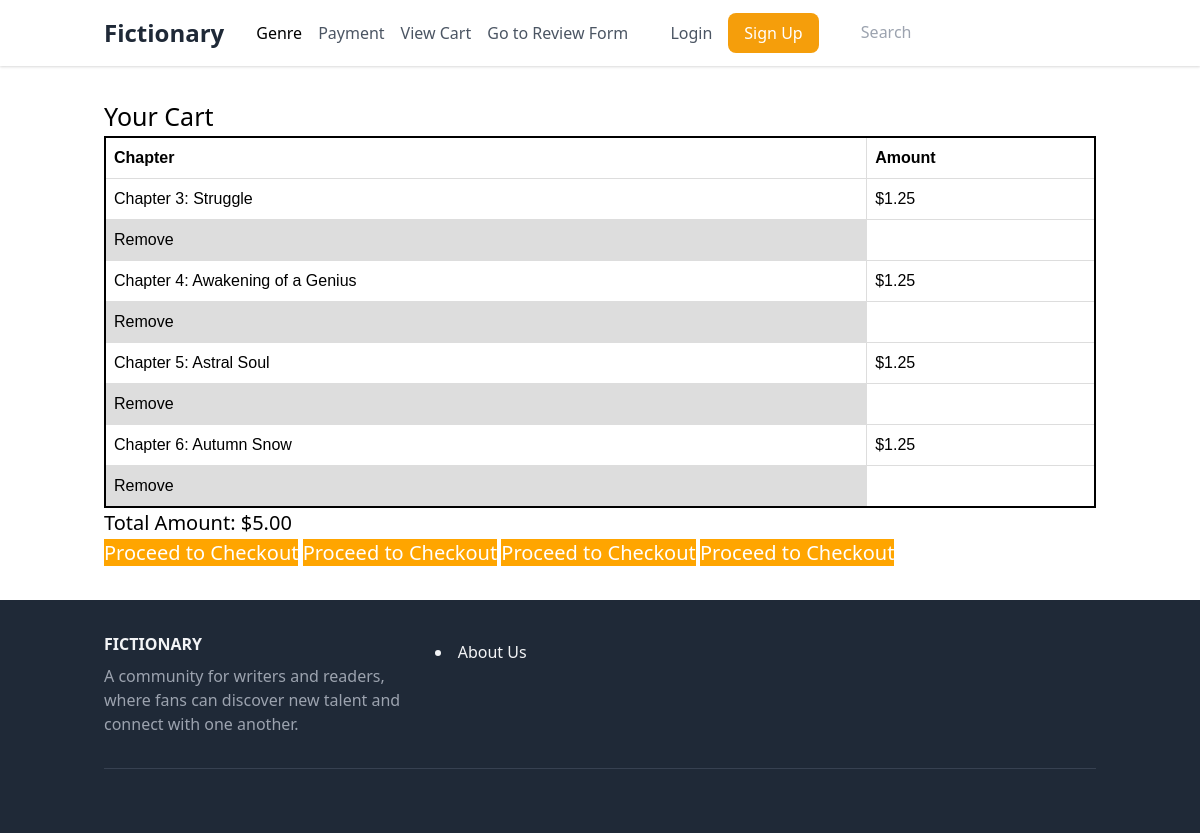
Page /view_cart/ (signed in) on the committed database.
### novels/models.py (models this page shows, shortened)
class Chapter(models.Model):
    novel = models.ForeignKey(Novel, on_delete=models.CASCADE)
    title = models.CharField(max_length=100)
    content = models.TextField()
    previous_chapter = models.ForeignKey('self', on_delete=models.SET_NULL, null=True, blank=True, related_name='next_chapters')
    next_chapter = models.ForeignKey('self', on_delete=models.SET_NULL, null=True, blank=True, related_name='previous_chapters')
    cart = models.ManyToManyField('novels.CustomUser', through='CartChapter')
    amount = models.DecimalField(max_digits=10, decimal_places=2, default=1.25)

### novels/views.py (the view)
# urls.py: path('view_cart/', views.ViewCartView.as_view(), name='view_cart'),
class ViewCartView(LoginRequiredMixin, View):
    def get(self, request):
        cart_chapters = CartChapter.objects.filter(user=request.user)
        chapters = [cart_chapter.chapter for cart_chapter in cart_chapters]
        total_amount = sum(chapter.amount for chapter in chapters) if chapters else 0
        return render(request, 'cart.html', {'chapters': chapters, 'total_amount': total_amount})

### novels/templates/cart.html (shortened to what this page needs)
{% extends 'base.html' %}
{% load static %}
{% block content %}
<head>
</head>
    <h1 style="font-size: 25px;">Your Cart</h1>
    {% if chapters %}
        <table class="cart-table">
            <thead>
                <tr>
                    <th>Chapter</th>
                    <th>Amount</th>
                </tr>
            </thead>
            <tbody>
                {% for chapter in chapters %}
                    <tr>
                        <td>{{ chapter.title }}</td>
                        <td>${{ chapter.amount }}</td>
                    </tr>
                    <tr>
                       <td> <a href="{% url 'novels:remove_from_cart' chapter.id %}">Remove</a></td>
                    </tr>
                {% endfor %}
            </tbody>
        </table>
        <p style="font-size: 20px;">Total Amount: ${{ total_amount }}</p>
        <a href="{% url 'novels:make_payment' chapter.id %}" class="btn" style="color:white; background-color: orange; padding: 0; font-size: 20px;">Proceed to Checkout</a>
    {% else %}
        <p>Your cart is empty.</p>
    {% endif %}
{% endblock %}

### novels/static/novels/hello.css (style rules this page uses)
body { font-family: Arial, sans-serif; font-size: 16px; margin: 0; }

### novels/templates/cart.html (style rules this page uses)
.cart-table { border: 2px solid black; }
table { font-family: arial, sans-serif; border-collapse: collapse; width: 100%; }
td, th { border: 1px solid #dddddd; text-align: left; padding: 8px; }
tr:nth-child(even) { background-color: #dddddd; }

### rows in the picture
Chapter: title "Chapter 3: Struggle", amount "1.25"
Chapter: title "Chapter 4: Awakening of a Genius", amount "1.25"
Chapter: title "Chapter 5: Astral Soul", amount "1.25"
Chapter: title "Chapter 6: Autumn Snow", amount "1.25"

### other values in the picture
{{ total_amount }} "5.00"
